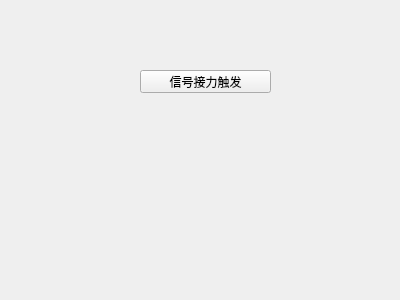
<?xml version="1.0" encoding="UTF-8"?>
<ui version="4.0">
 <class>Widget</class>
 <widget class="QWidget" name="Widget">
  <property name="geometry">
   <rect>
    <x>0</x>
    <y>0</y>
    <width>400</width>
    <height>300</height>
   </rect>
  </property>
  <property name="windowTitle">
   <string>Widget</string>
  </property>
  <widget class="QPushButton" name="pushButton">
   <property name="geometry">
    <rect>
     <x>140</x>
     <y>70</y>
     <width>131</width>
     <height>23</height>
    </rect>
   </property>
   <property name="text">
    <string>信号接力触发</string>
   </property>
  </widget>
 </widget>
 <layoutdefault spacing="6" margin="11"/>
 <resources/>
 <connections/>
</ui>
